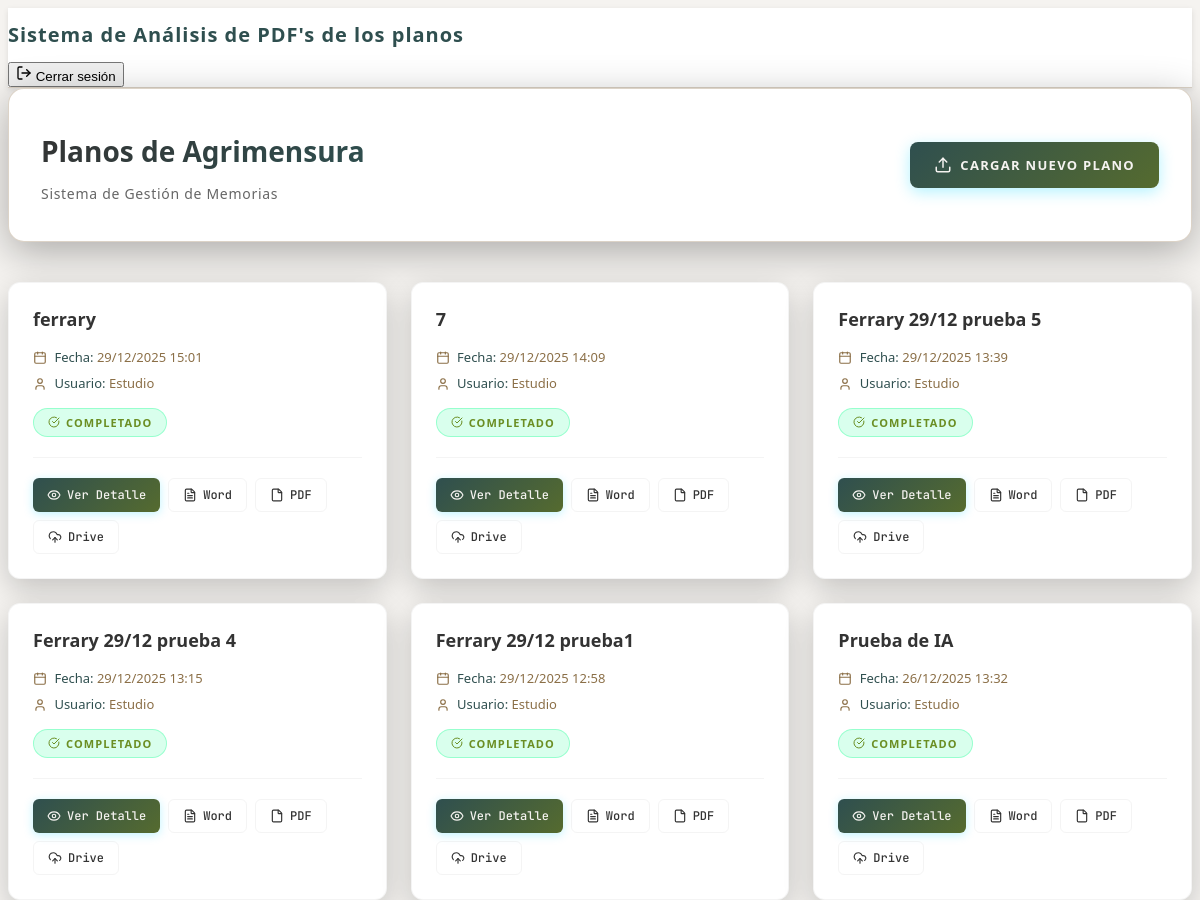
The page /panel/lista/ (signed in, upper part) on the database as committed earlier.
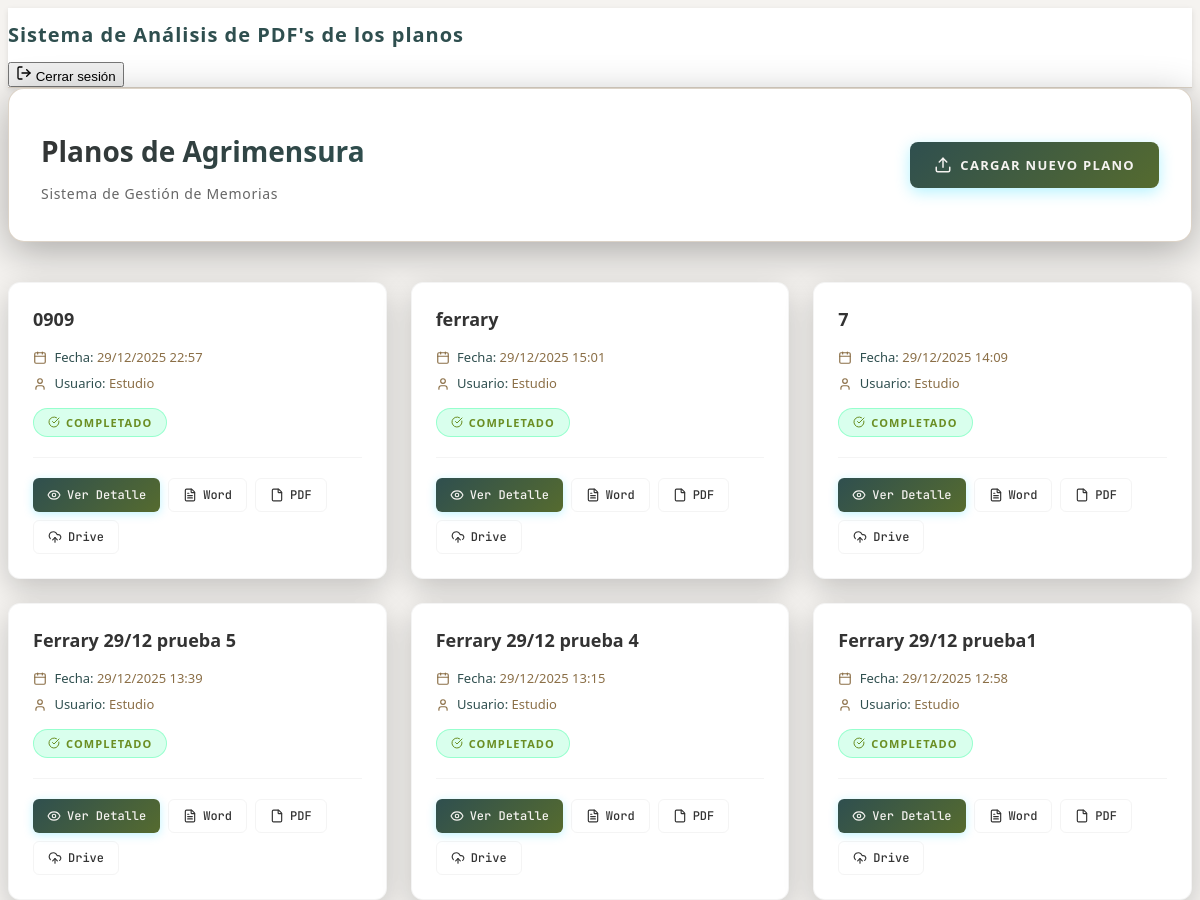
The same page on the database as committed later.
### planos/models.py (models this page shows, shortened)
class Plano(models.Model):
    ESTADO_CHOICES = [
        ('pendiente', 'Pendiente de Procesamiento'),
        ('procesando', 'Procesando'),
        ('completado', 'Completado'),
        ('error', 'Error'),
    ]
    titulo = models.CharField(max_length=255, help_text="Título descriptivo del plano")
    descripcion = models.TextField(blank=True, null=True, help_text="Descripción adicional")
    archivo_pdf = models.FileField(upload_to='uploads/planos/', help_text="Archivo PDF del plano")
    estado = models.CharField(max_length=20, choices=ESTADO_CHOICES, default='pendiente')
    fecha_carga = models.DateTimeField(auto_now_add=True)
    fecha_actualizacion = models.DateTimeField(auto_now=True)
    usuario = models.ForeignKey(User, on_delete=models.CASCADE, related_name='planos', null=True, blank=True)
    texto_extraido = models.TextField(blank=True, null=True, help_text="Texto extraído del PDF")
    datos_procesados = models.JSONField(blank=True, null=True, help_text="Datos estructurados extraídos")
    memoria_path = models.CharField(max_length=500, blank=True, null=True, help_text="Ruta de la memoria Word generada")
    class Meta:
        verbose_name = 'Plano'
        verbose_name_plural = 'Planos'
        ordering = ['-fecha_carga']

### planos/views.py (the view)
# urls.py: path("panel/lista/", views.lista_planos, name="lista_planos"),
@superuser_required
def lista_planos(request):
    planos = Plano.objects.all().order_by('-fecha_carga')
    return render(request, 'planos/lista_planos.html', {'planos': planos})

### templates/planos/lista_planos.html (shortened to what this page needs)
{% extends "base.html" %}
{% load static %}
{% block extra_css %}
<link rel="stylesheet" href="{% static 'css/lista_planos.css' %}">
{% endblock %}
{% block content %}
<div class="container">
    <div class="header">
        <div>
            <h1>Planos de Agrimensura</h1>
            <p class="subtitle">Sistema de Gestión de Memorias</p>
        </div>
        <a href="{% url 'upload_plano' %}" class="btn-upload">
            <i data-lucide="upload" style="width: 18px; height: 18px;"></i>
            Cargar Nuevo Plano
        </a>
    </div>
    {% if planos %}
    <div class="planos-grid">
        {% for plano in planos %}
        <div class="plano-card">
            <div class="plano-title">{{ plano.titulo }}</div>
            <div class="plano-info">
                <i data-lucide="calendar" style="width: 14px; height: 14px; display: inline-block; vertical-align: middle; margin-right: 4px;"></i>
                <strong>Fecha:</strong> {{ plano.fecha_carga|date:"d/m/Y H:i" }}
            </div>
            {% if plano.usuario %}
            <div class="plano-info">
                <i data-lucide="user" style="width: 14px; height: 14px; display: inline-block; vertical-align: middle; margin-right: 4px;"></i>
                <strong>Usuario:</strong> {{ plano.usuario.username }}
            </div>
            {% endif %}
            <div>
                <span class="estado-badge estado-{{ plano.estado }}">
                    {% if plano.estado == 'pendiente' %}
                        <i data-lucide="clock" style="width: 12px; height: 12px;"></i> Pendiente
                    {% elif plano.estado == 'procesando' %}
                        <i data-lucide="loader-2" style="width: 12px; height: 12px;"></i> Procesando
                    {% elif plano.estado == 'completado' %}
                        <i data-lucide="check-circle" style="width: 12px; height: 12px;"></i> Completado
                    {% elif plano.estado == 'error' %}
                        <i data-lucide="alert-circle" style="width: 12px; height: 12px;"></i> Error
                    {% endif %}
                </span>
            </div>
            <div class="plano-actions">
                <a href="{% url 'detalle_plano' plano.id %}" class="btn btn-primary">
                    <i data-lucide="eye" style="width: 14px; height: 14px;"></i>
                    Ver Detalle
                </a>
                <a href="{% url 'descargar_memoria' plano.id %}" class="btn btn-secondary">
                    <i data-lucide="file-text" style="width: 14px; height: 14px;"></i>
                    Word
                </a>
                <a href="{% url 'descargar_memoria_pdf' plano.id %}" class="btn btn-secondary">
                    <i data-lucide="file" style="width: 14px; height: 14px;"></i>
                    PDF
                </a>
                <a href="{% url 'subir_memoria_drive' plano.id %}" class="btn btn-secondary">
                    <i data-lucide="cloud-upload" style="width: 14px; height: 14px;"></i>
                    Drive
                </a>
            </div>
        </div>
        {% endfor %}
    </div>
    {% endif %}
</div>
{% endblock %}

Rows that differ between the two databases and show on the page:
no longer on this page (row unchanged): Plano: titulo "Prueba de IA", fecha_carga "26/12/2025 13:32", usuario.username "Estudio", estado "completado" (drawn)
added Plano: titulo "0909", fecha_carga "29/12/2025 22:57", usuario.username "Estudio", estado "completado" (drawn)
